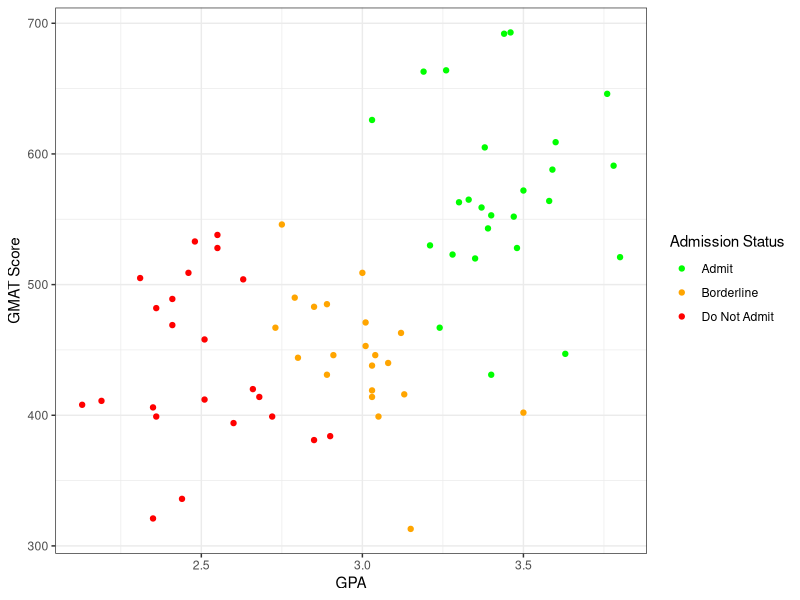
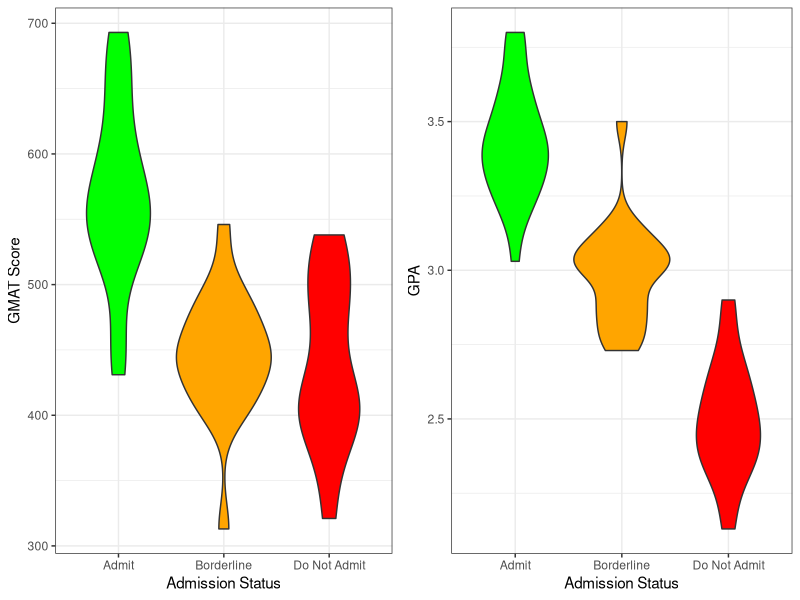
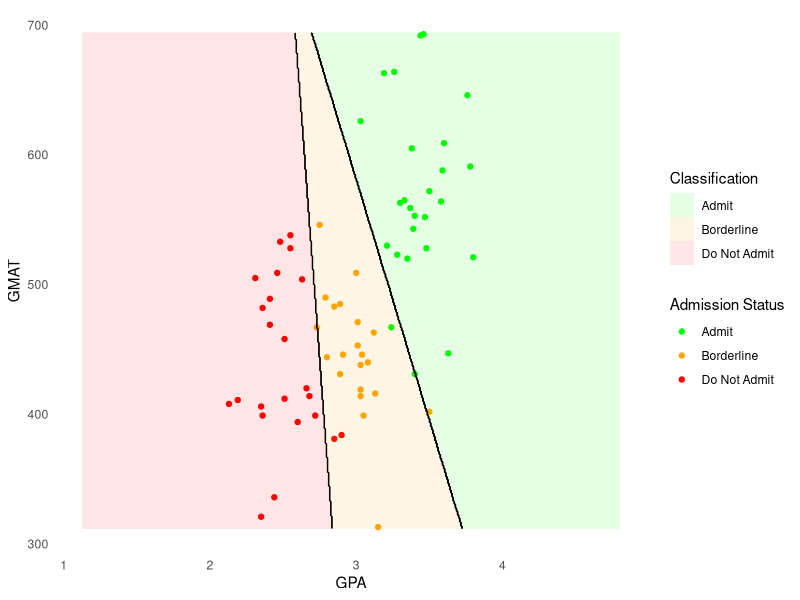
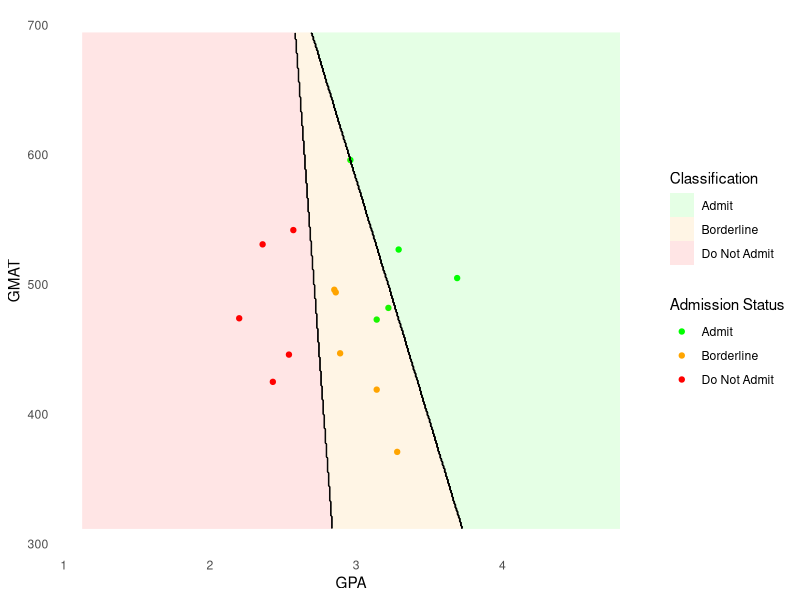
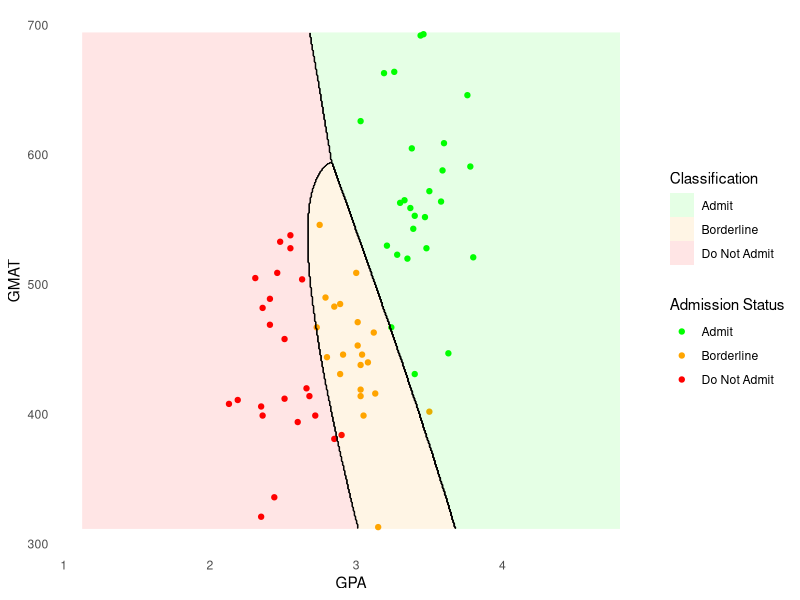
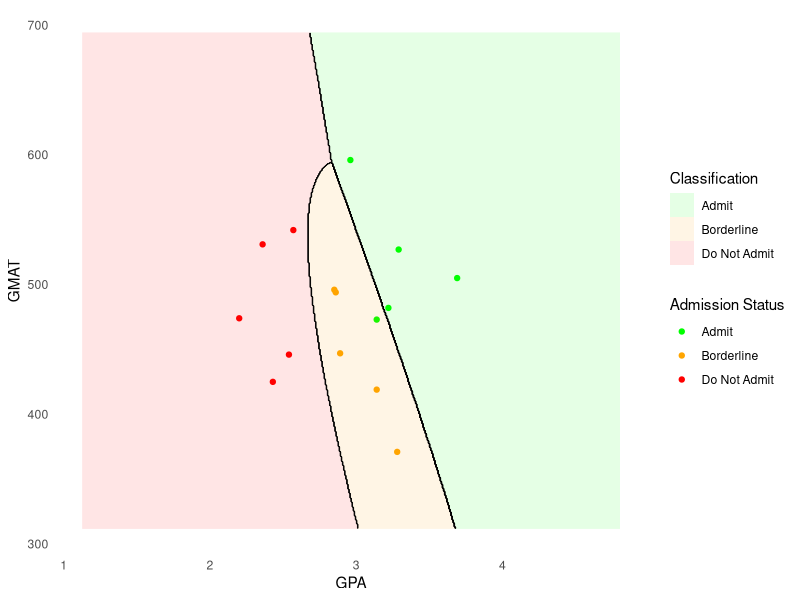
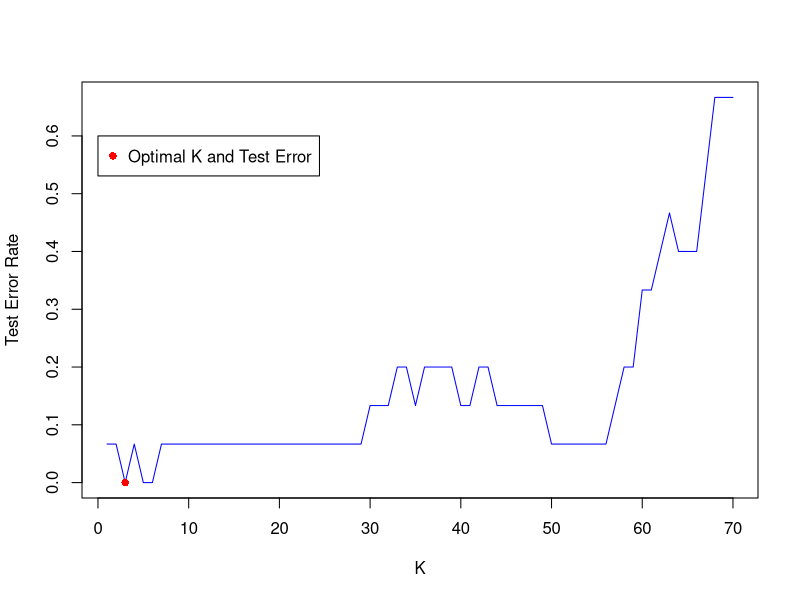
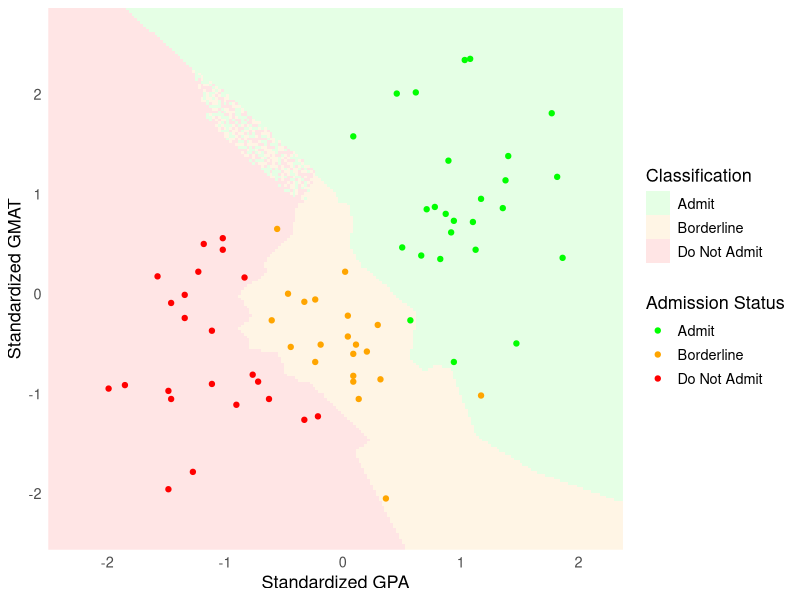

Here is the R script that generated these plots, in order:
# STAT387 Group 3 Final Project R Script

# Rylan Harrison
# Jocelyn Murguia Macias
# Kira Novitchkova-Burbank
# Andrin Zuellig

rm(list = ls())

# libraries
library(MASS) # For LDA and QDA
library(caret) # For KNN and Confusion Matrix
library(ggplot2) # For Plots
library(tidyverse) # For preprocessing
library(gridExtra) # For combining multiple plots
library(pROC) # For multiclass AUC


#=========================== Preprocessing ===========================#
admission <- read.csv("admission.csv")


str(admission)
admission$De <- as.factor(admission$De)

# Split into training and testing sets
admission_test <- admission %>% 
  group_by(De) %>% 
  slice_head(n=5)

admission_train <- anti_join(admission, admission_test)


#===================== Exploratory Data Analysis =====================#
summary(admission_train)

# Scatter plot of GMAT vs GPA
ggplot(admission_train, aes(x=GPA, y=GMAT, col=De)) +
  geom_point() + 
  scale_color_manual("Admission Status",values=c("green", 'orange', "red"),
                     labels=c("Admit", "Borderline", "Do Not Admit")) +
  xlab("GPA") +
  ylab("GMAT Score") +
  theme_bw()

# Violin plots: GPA and GMAT vs admission status 
create_violin_plot <- function(data, y_var, y_label=y_var) {
  ggplot(data, aes(x = De, y = .data[[y_var]], fill = De)) +
    geom_violin() +
    scale_fill_manual(values = c("green", "orange", "red")) +
    guides(fill = "none") +
    xlab("Admission Status") +
    ylab(y_label) +
    scale_x_discrete(labels = c("Admit", "Borderline", "Do Not Admit")) +
    theme_bw()
}

gmat_vs_status <- create_violin_plot(admission_train, "GMAT", "GMAT Score")
gpa_vs_status <- create_violin_plot(admission_train, "GPA")
grid.arrange(gmat_vs_status, gpa_vs_status, nrow = 1, ncol = 2)


#==================== Linear Discriminant Analysis ====================#
lda.fit <- lda(De ~ GPA + GMAT, data = admission_train)

# lda with training data
lda.pred_train <- predict(lda.fit, admission_train)
lda.class_train <- lda.pred_train$class

lda.probs_train <- lda.pred_train$posterior # probabilities for each class

# defining admission_train$De as lda.ground_truth_train for clarity
lda.ground_truth_train <- admission_train$De

# Automate extraction of performance metrics and confusion matrix
get_perf_metrics <- function(probs, pred, ground_truth){
  # Use this to get sensitivities and specificities
  cm <- confusionMatrix(data=pred, reference=ground_truth, positive="1")
  sensitivities <- cm$byClass[,"Sensitivity"]
  specificities <- cm$byClass[,"Specificity"]
  overall_accuracy <- cm$overall["Accuracy"]
  overall_error_rate <- 1 - overall_accuracy
  mean_sens <- mean(sensitivities)
  mean_spec <- mean(specificities)
  
  # Calculate the AUC
  auc <- multiclass.roc(ground_truth, probs)$auc
  
  # Put the results into a table
  result_vector <- c(sensitivities, mean_sens, 
                     specificities, mean_spec, 
                     overall_accuracy, overall_error_rate, 
                     auc)
  
  row_names <- c(paste0(names(sensitivities), " Sensitivity"),
                 "Mean Sensitivity",
                 paste0(names(specificities), " Specificity"),
                 "Mean Specificity",
                 "Overall Accuracy", 
                 "Overall Error Rate", 
                 "AUC")
  
  result_df <- data.frame(Metric = row_names, Value = result_vector)
  
  # Return confusion matrix and results table as list
  results <- list(Confusion_Matrix=cm$table, Metrics=result_df)
  return(results)
}

cat("LDA with Training Data: \n\n")

get_perf_metrics(lda.probs_train, lda.class_train, lda.ground_truth_train)



# lda with test data
lda.pred_test <- predict(lda.fit, admission_test)
lda.class_test <- lda.pred_test$class

lda.probs_test <- lda.pred_test$posterior # probabilities for each class

# defining admission_test$De as lda.ground_truth_test for clarity
lda.ground_truth_test <- admission_test$De

cat("LDA with Test Data: \n\n")

get_perf_metrics(lda.probs_test, lda.class_test, lda.ground_truth_test)


#================== Quadratic Discriminant Analysis ==================#
# qda with training data
qda.fit <- qda(De ~ GPA + GMAT, data = admission_train)
qda.pred_train <- predict(qda.fit, admission_train)
qda.class_train <- qda.pred_train$class

qda.probs_train <- qda.pred_train$posterior # probabilities for each class

# defining admission_train$De as qda.ground_truth_train for clarity
qda.ground_truth_train <- admission_train$De


cat("QDA with Training Data: \n\n")

get_perf_metrics(qda.probs_train, qda.class_train, qda.ground_truth_train)



# qda with test data
qda.pred_test <- predict(qda.fit, admission_test)
qda.class_test <- qda.pred_test$class

qda.probs_test <- qda.pred_test$posterior # probabilities for each class
# defining admission_test$De as qda.ground_truth_test for clarity
qda.ground_truth_test <- admission_test$De


cat("QDA with Test Data: \n\n")

get_perf_metrics(qda.probs_test, qda.class_test, qda.ground_truth_test)


#================== LDA and QDA Decision Boundaries ==================#

##### plot LDA desicion boundary line
GPA_range <- seq(min(admission_train$GPA) - 1, 
                 max(admission_train$GPA) + 1, length.out = 500)
GMAT_range <- seq(min(admission_train$GMAT) - 1,
                  max(admission_train$GMAT) + 1, length.out = 500)
grid <- expand.grid(GPA = GPA_range, GMAT = GMAT_range)

# Predict the class probabilities for the grid points
grid$De <- predict(lda.fit, newdata = grid)$class

# Create numeric labels for the class (1 = admit, 2 = notadmit, 3 = border)
grid$De_num <- as.numeric(factor(grid$De, 
                                 levels = c("admit", "notadmit", "border")))


#LDA desicion boundary line on training data
lda_plot_train <- ggplot(data = admission_train, aes(x = GPA, y = GMAT, 
                                                     color = De)) +
  geom_point() +
  # geom_raster for smooth background # alpha = 0.1 for transparent background
  geom_raster(data = grid, aes(x = GPA, y = GMAT, fill = De), alpha = 0.1) +  
  # Point colors
  scale_color_manual("Admission Status", 
                     values = c("admit" = "green",
                                "notadmit" = "red", "border" = "orange"),
                     labels = c("admit" = "Admit","border" = "Borderline",
                                "notadmit" = "Do Not Admit")) +
  # Background colors
  scale_fill_manual("Classification",
                    values = c("admit" = "green",
                               "notadmit" = "red", "border" = "orange"), 
                    labels = c("admit" = "Admit", "border" = "Borderline",
                               "notadmit" = "Do Not Admit")) +
  theme_minimal() +
  # Remove grid lines
  theme(panel.grid = element_blank()) +
  # Add decision boundary lines
  geom_contour(data = grid, aes(x = GPA, y = GMAT, z = De_num), 
               color = "black", size = 0.2)


#LDA desicion boundary line on test data
lda_plot_test <- ggplot(data = admission_test, aes(x = GPA, y = GMAT, 
                                                   color = De)) +
  geom_point() +
  # geom_raster for smooth background # alpha = 0.1 for transparent background
  geom_raster(data = grid, aes(x = GPA, y = GMAT, fill = De), alpha = 0.1) +  
  # Point colors
  scale_color_manual("Admission Status", 
                     values = c("admit" = "green",
                                "notadmit" = "red", "border" = "orange"),
                     labels = c("admit" = "Admit", "border" = "Borderline",
                                "notadmit" = "Do Not Admit")) +
  # Background colors
  scale_fill_manual("Classification",
                    values = c("admit" = "green",
                               "notadmit" = "red", "border" = "orange"), 
                    labels = c("admit" = "Admit", "border" = "Borderline",
                               "notadmit" = "Do Not Admit")) +
  theme_minimal() +
  # Remove grid lines
  theme(panel.grid = element_blank()) +
  # Add decision boundary lines
  geom_contour(data = grid, aes(x = GPA, y = GMAT, z = De_num), 
               color = "black", size = 0.2)

lda_plot_train
lda_plot_test



##### plot QDA desicion boundary line
grid2 <- expand.grid(GPA = GPA_range, GMAT = GMAT_range)

# Predict the class probabilities for the grid points
grid2$De <- predict(qda.fit, newdata = grid2)$class

# Create numeric labels for the class (1 = admit, 2 = notadmit, 3 = border)
grid2$De_num <- as.numeric(factor(grid2$De, levels = c("admit", "notadmit", 
                                                       "border")))


# QDA desicion boundary line on training data
qda_plot_train <- ggplot(data = admission_train, aes(x = GPA, y = GMAT,
                                                     color = De)) +
  geom_point() +
  # geom_raster for smooth background # alpha = 0.1 for transparent background
  geom_raster(data = grid2, aes(x = GPA, y = GMAT, fill = De), alpha = 0.1) +  
  # Point colors
  scale_color_manual("Admission Status", 
                     values = c("admit" = "green",
                                "notadmit" = "red", "border" = "orange"),
                     labels = c("admit" = "Admit", "border" = "Borderline",
                                "notadmit" = "Do Not Admit")) +
  # Background colors
  scale_fill_manual("Classification",
                    values = c("admit" = "green",
                               "notadmit" = "red", "border" = "orange"), 
                    labels = c("admit" = "Admit", "border" = "Borderline",
                               "notadmit" = "Do Not Admit")) +
  theme_minimal() +
  # Remove grid lines
  theme(panel.grid = element_blank()) +
  # Add decision boundary lines
  geom_contour(data = grid2, aes(x = GPA, y = GMAT, z = De_num), 
               color = "black", size = 0.2)


# QDA desicion boundary line on test data
qda_plot_test <- ggplot(data = admission_test, aes(x = GPA, y = GMAT,
                                                   color = De)) +
  geom_point() +
  # geom_raster for smooth background # alpha = 0.1 for transparent background
  geom_raster(data = grid2, aes(x = GPA, y = GMAT, fill = De), alpha = 0.1) +  
  # Point colors
  scale_color_manual("Admission Status", 
                     values = c("admit" = "green",
                                "notadmit" = "red", "border" = "orange"),
                     labels = c("admit" = "Admit", "border" = "Borderline",
                                "notadmit" = "Do Not Admit")) +
  # Background colors
  scale_fill_manual("Classification",
                    values = c("admit" = "green",
                               "notadmit" = "red", "border" = "orange"), 
                    labels = c("admit" = "Admit", "border" = "Borderline",
                               "notadmit" = "Do Not Admit")) +
  theme_minimal() +
  # Remove grid lines
  theme(panel.grid = element_blank()) +
  # Add decision boundary lines
  geom_contour(data = grid2, aes(x = GPA, y = GMAT, z = De_num), 
               color = "black", size = 0.2)


qda_plot_train
qda_plot_test



#======================== K-Nearest Neighbors ========================#
set.seed(70)

train_X <- as.matrix(admission_train[, c('GPA', 'GMAT')])
train_X <- scale(train_X)
train_Y <- admission_train$De

test_X <- as.matrix(admission_test[, c('GPA', 'GMAT')])
test_X <- scale(test_X)
test_Y <- admission_test$De

# Calculates error and predictions (can use on either train
# or test data, in case we want to plot train and test error rates together)
calc_knn_error <- function(num_neighbors, train_obs, test_obs, train_labels, 
                           test_labels){
  knn_model <- knn3(train_obs, train_labels, k = num_neighbors)
  knn_pred <- predict(knn_model, test_obs, type = "class")  
  err <- 1 - mean(test_labels == knn_pred)
  return(err)
}

test_error_rates <- numeric(nrow(admission_train))
for (i in 1:nrow(admission_train)) {
  test_error_rates[i] <- calc_knn_error(num_neighbors=i, train_obs = train_X, 
                                        test_obs=test_X, train_labels=train_Y, 
                                        test_labels=test_Y)
}

plot(test_error_rates, type='l', xlab='K', ylab='Test Error Rate', col='blue')
optimal_k <- which.min(test_error_rates)
points(optimal_k, test_error_rates[optimal_k], col='red', pch=16)
legend(0, 0.6, legend="Optimal K and Test Error", col='red', pch=16)

# Train k-NN model with optimal k
knn_model <- knn3(train_X, train_Y, k = optimal_k)

# Get predicted class probabilities
knn_train_probs <- predict(knn_model, train_X, type = "prob")
knn_test_probs <- predict(knn_model, test_X, type = "prob")

# Get predicted class labels
knn_train_out <- predict(knn_model, train_X, type = "class")
knn_test_out <- predict(knn_model, test_X, type = "class")

# Train Performance Metrics 
knn_train_metrics <- get_perf_metrics(knn_train_probs, knn_train_out, train_Y)
knn_train_metrics

# Test Performance Metrics
knn_test_metrics <- get_perf_metrics(knn_test_probs, knn_test_out, test_Y)
knn_test_metrics


#====================== KNN Decision Boundaries ======================#
grid_width <- 200
x1_grid <- seq(min(train_X[, 1]) - 0.5, max(train_X[, 1]) + 0.5, l=grid_width)
x2_grid <- seq(min(train_X[, 2]) - 0.5, max(train_X[, 2]) + 0.5, l=grid_width)
grid <- expand.grid(x1=x1_grid, x2=x2_grid)

grid$pred <- predict(knn_model, grid, type='class')

# For train set 
ggplot() + 
  geom_raster(data=grid, aes(x=x1, y=x2, fill=pred), alpha=0.1) +
  geom_point(data=train_X, aes(x=GPA, y=GMAT, color=train_Y), alpha=1) +
  scale_color_manual("Admission Status", 
                     values = c("notadmit" = "red", "border" = "orange", 
                                "admit" = "green"), 
                     labels = c("admit" = "Admit", "border" = "Borderline",
                                "notadmit" = "Do Not Admit")) +
  scale_fill_manual("Classification", 
                    values = c("notadmit" = "red", "border" = "orange", 
                               "admit" = "green"), 
                    labels = c("admit" = "Admit", "border" = "Borderline",
                               "notadmit" = "Do Not Admit")) +
  scale_x_continuous(expand=c(0, 0)) +
  scale_y_continuous(expand=c(0, 0)) +
  labs(x = "Standardized GPA", y = "Standardized GMAT") +
  theme_minimal() +
  theme(panel.grid = element_blank(), text = element_text(size=13)) 


# For test set 
ggplot() + 
  geom_raster(data=grid, aes(x=x1, y=x2, fill=pred), alpha=0.1) +
  geom_point(data=test_X, aes(x=GPA, y=GMAT, color=test_Y), alpha=1) +
  scale_color_manual("Admission Status", 
                     values = c("notadmit" = "red", "border" = "orange", 
                                "admit" = "green"), 
                     labels = c("admit" = "Admit", "border" = "Borderline",
                                "notadmit" = "Do Not Admit")) +
  scale_fill_manual("Classification", 
                    values = c("notadmit" = "red", "border" = "orange", 
                               "admit" = "green"), 
                    labels = c("admit" = "Admit", "border" = "Borderline",
                               "notadmit" = "Do Not Admit")) +
  scale_x_continuous(expand=c(0, 0)) +
  scale_y_continuous(expand=c(0, 0)) +
  labs(x = "Standardized GPA", y = "Standardized GMAT") +
  theme_minimal() +
  theme(panel.grid = element_blank(), text = element_text(size=13)) 